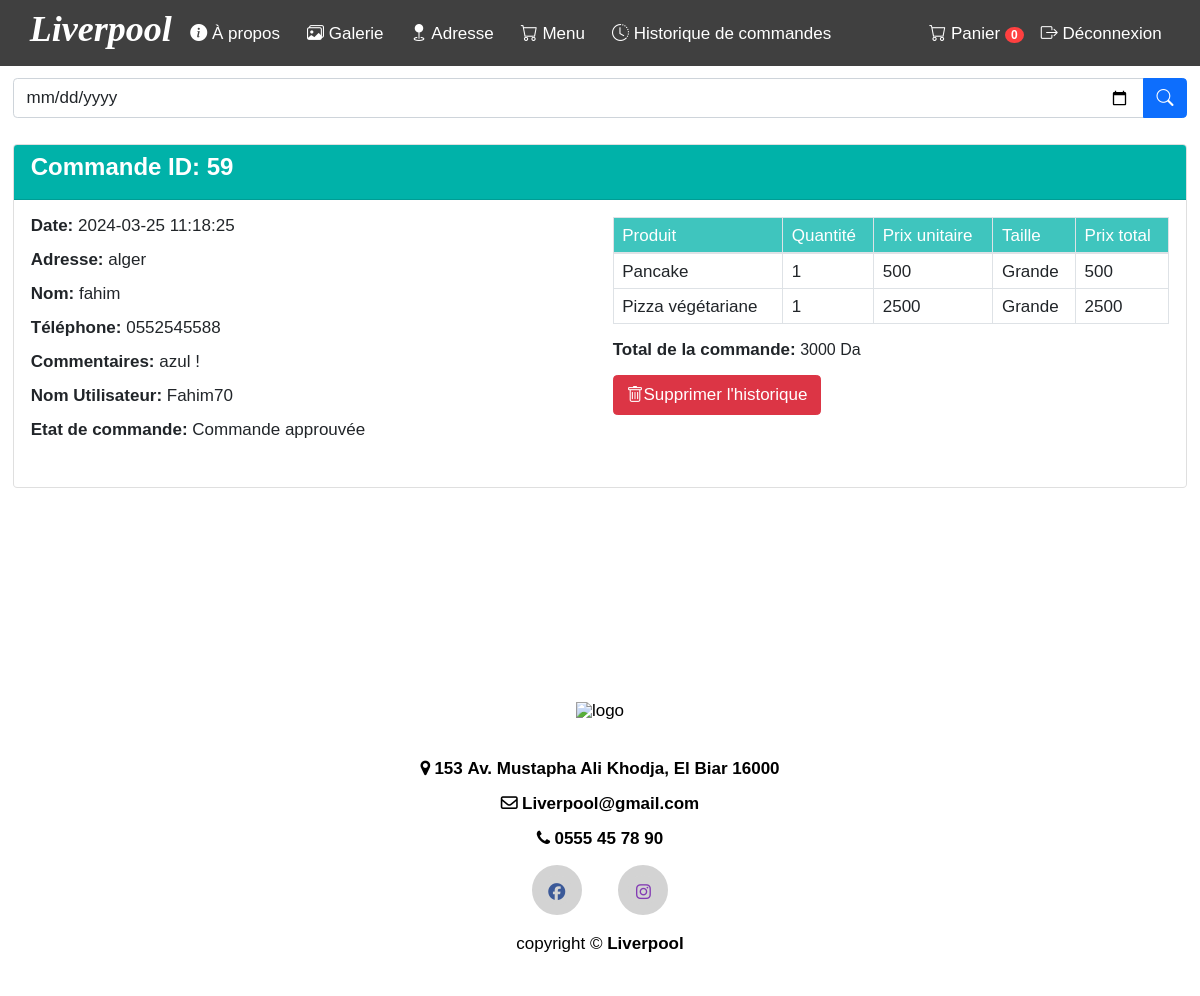
Screenshot of /soft_client_commande.php (signed in) with the database file from the repository.
### tables this page shows
CREATE TABLE IF NOT EXISTS `commande` (
  `id_commande` int(11) NOT NULL AUTO_INCREMENT,
  `id_user` int(11) NOT NULL,
  `adresse` varchar(255) NOT NULL,
  `nom` varchar(255) NOT NULL,
  `telephone` int(11) NOT NULL,
  `date` datetime NOT NULL,
  `commentaire` varchar(255) NOT NULL,
  `statut` varchar(255) NOT NULL DEFAULT 'en attente',
  `etat` varchar(20) NOT NULL,
  PRIMARY KEY (`id_commande`),
  KEY `id_user` (`id_user`)
);

CREATE TABLE IF NOT EXISTS `users` (
  `user_id` int(11) NOT NULL AUTO_INCREMENT,
  `uidUsers` tinytext NOT NULL,
  `emailUsers` tinytext NOT NULL,
  `pwdUsers` longtext NOT NULL,
  `reg_date` timestamp NOT NULL DEFAULT CURRENT_TIMESTAMP,
  `role_id` int(11) NOT NULL DEFAULT '1',
  `is_blocked` tinyint(4) NOT NULL,
  PRIMARY KEY (`user_id`),
  KEY `role_id` (`role_id`)
);

CREATE TABLE IF NOT EXISTS `produit_commande` (
  `id_produit_commande` int(11) NOT NULL AUTO_INCREMENT,
  `id_commande` int(11) NOT NULL,
  `id_produit` int(11) NOT NULL,
  `quantite` int(11) NOT NULL,
  `prix_unitaire` int(11) NOT NULL,
  `taille` varchar(255) NOT NULL,
  PRIMARY KEY (`id_produit_commande`),
  KEY `id_commande` (`id_commande`),
  KEY `produit_commande_ibfk_2` (`id_produit`)
);

CREATE TABLE IF NOT EXISTS `produits` (
  `id_produit` int(11) NOT NULL AUTO_INCREMENT,
  `nom_produit` varchar(255) NOT NULL,
  `description` text,
  `image` varchar(255) NOT NULL,
  `id_categorie` int(11) NOT NULL,
  `disponibilite` varchar(25) NOT NULL,
  `statut` varchar(255) NOT NULL,
  PRIMARY KEY (`id_produit`),
  KEY `fk_produits_categories` (`id_categorie`)
);

### soft_client_commande.php (the view, shortened to what this page needs)
<?php require "includes/dbh.inc.php"; ?>
<?php require "header.php"; ?>
<br>
<div class="container py-5">
    <?php
    if (isset($_SESSION['user_id']) && $_SESSION['role'] == 1) {
        ?>
        <div class="mb-4">
            <form method="GET" action="">
                <div class="input-group">
                    <input type="date" class="form-control" name="date" placeholder="Rechercher par date">
                    <div class="input-group-append">
                        <button class="btn btn-primary" type="submit">
                            <i class="bi bi-search"></i>
                        </button>
                    </div>
                </div>
            </form>
        </div>
        <?php
        $sql = "SELECT commande.id_commande, commande.date, commande.adresse, commande.nom, commande.telephone, commande.commentaire, commande.statut, commande.etat, users.uidUsers AS nom_utilisateur
                FROM commande
                INNER JOIN users ON commande.id_user = users.user_id";
        $date = $_GET['date'] ?? '';
        if (!empty($date)) {
            $formattedDate = date('Y-m-d', strtotime($date));
            $sql .= " WHERE DATE(commande.date) = '$formattedDate'";
        } else {
            $sql .= " WHERE commande.etat != 'inactif'";
        }
        $sql .= " ORDER BY commande.date DESC";
        $stmt = $conn->prepare($sql);
        $stmt->execute();
        $result = $stmt->get_result();
        if ($result && $result->num_rows > 0) {
            while ($row = $result->fetch_assoc()) {
                if ($row['etat'] != 'inactif') {
                    ?>
                    <div class="card mb-4">
                        <div class="card-header text-white"  style="background-color: #00B2A9;">
                            <h5 class="card-title">Commande ID: <?php echo $row['id_commande']; ?></h5>
                        </div>
                        <div class="card-body">
                            <div class="row">
                                <div class="col-md-6">
                                    <p><strong>Date:</strong> <?php echo $row['date']; ?></p>
                                    <p><strong>Adresse:</strong> <?php echo $row['adresse']; ?></p>
                                    <p><strong>Nom:</strong> <?php echo $row['nom']; ?></p>
                                    <p><strong>Téléphone:</strong> 0<?php echo str_pad($row['telephone'], 9, '0', STR_PAD_LEFT); ?></p>
                                    <p><strong>Commentaires:</strong> <?php echo $row['commentaire']; ?></p>
                                    <p><strong>Nom Utilisateur:</strong> <?php echo $row['nom_utilisateur']; ?></p>
                                    <p><strong>Etat de commande:</strong> <?php echo $row['statut']; ?></p>
                                </div>
                                <div class="col-md-6">
                                    <?php
                                    $id_commande = $row['id_commande'];
                                    $sql_details = "SELECT produits.nom_produit, produit_commande.quantite, produit_commande.prix_unitaire, produit_commande.taille
                                                    FROM produit_commande
                                                    INNER JOIN produits ON produit_commande.id_produit = produits.id_produit
                                                    WHERE produit_commande.id_commande = ?";
                                    $stmt_details = $conn->prepare($sql_details);
                                    $stmt_details->bind_param("i", $id_commande);
                                    $stmt_details->execute();
                                    $result_details = $stmt_details->get_result();
                                    ?>
                                    <table class="table table-bordered table-hover">
                                        <thead class="opacity-75 text-white" style="background-color: #00B2A9;">
                                        <tr>
                                            <th scope="col">Produit</th>
                                            <th scope="col">Quantité</th>
                                            <th scope="col">Prix unitaire</th>
                                            <th scope="col">Taille</th>
                                            <th scope="col">Prix total</th>
                                        </tr>
                                        </thead>
                                        <tbody>
                                        <?php
                                        $total_commande = 0;
                                        while ($row_details = $result_details->fetch_assoc()) {
                                            ?>
                                            <tr>
                                                <td><?php echo $row_details['nom_produit'] !== null ? $row_details['nom_produit'] : 'N/A'; ?></td>
                                                <td><?php echo $row_details['quantite']; ?></td>
                                                <td><?php echo $row_details['prix_unitaire']; ?></td>
                                                <td><?php echo $row_details['taille']; ?></td>
                                                <?php
                                                if ($row_details['nom_produit'] !== null) {
                                                    $prix_total = $row_details['quantite'] * $row_details['prix_unitaire'];
                                                    echo '<td>' . $prix_total . '</td>';
                                                    $total_commande += $prix_total;
                                                } else {
                                                    echo '<td>N/A</td>';
                                                }
                                                ?>
                                            </tr>
                                            <?php
                                        }
                                        ?>
                                        </tbody>
                                    </table>
                                    <?php
                                    echo '<p class="card-text"><strong>Total de la commande:</strong> ' . $total_commande . ' Da</p>';
                                    ?>
                                    <form action="soft_delete.php" method="post">
                                        <?php
                                        $is_deleted = !$row['etat'];
                                        if (!$is_deleted) {
                                            echo '<button type="submit" name="soft_delete" class="btn btn-danger bi bi-trash">Supprimer l\'historique </button>';
                                        }
                                        ?>
                                    </form>
                                </div>
                            </div>
                        </div>
                    </div>
                    <?php
                }
            }
        } else {
            echo '<p class="text-center">Aucune commande trouvée.</p>';
        }
    } else {
        echo '<p class="text-center">Accès refusé. Veuillez vous connecter en tant qu\'utilisateur administrateur.</p>';
    }
    ?>
</div>
<?php require "footer.php"; ?>

### css/c.css (style rules this page uses)
* { margin: 0; padding: 0; font-family: 'Century Gothic', sans-serif; font-size: 17px; font-weight: normal; line-height: 1; }
body { overflow-y: scroll; overflow-x: hidden; }
.row { margin: 15px; }

### header.php (style rules this page uses)
.container { background: #fff; }
@media (min-width: 1130px) { .container { max-width: 1330px; } }

### soft_client_commande.php (style rules this page uses)
body { font-size: 18px; font-family: "Arial", sans-serif; }
h5.card-title { font-size: 24px; font-weight: bold; }
p.card-text { font-size: 16px; }
table.table { font-size: 16px; }

### rows the page displays
commande: id_commande "59", date "2024-03-25 11:18:25", adresse "alger", nom "fahim", telephone "552545588", commentaire "azul !", id_user.uidUsers "Fahim70", statut "Commande approuvée", total_commande "3000", etat "Supprimer l"
produit_commande: id_produit.nom_produit "Pancake", quantite "1", prix_unitaire "500", taille "Grande"
produit_commande: id_produit.nom_produit "Pizza végétariane", quantite "1", prix_unitaire "2500", taille "Grande"
